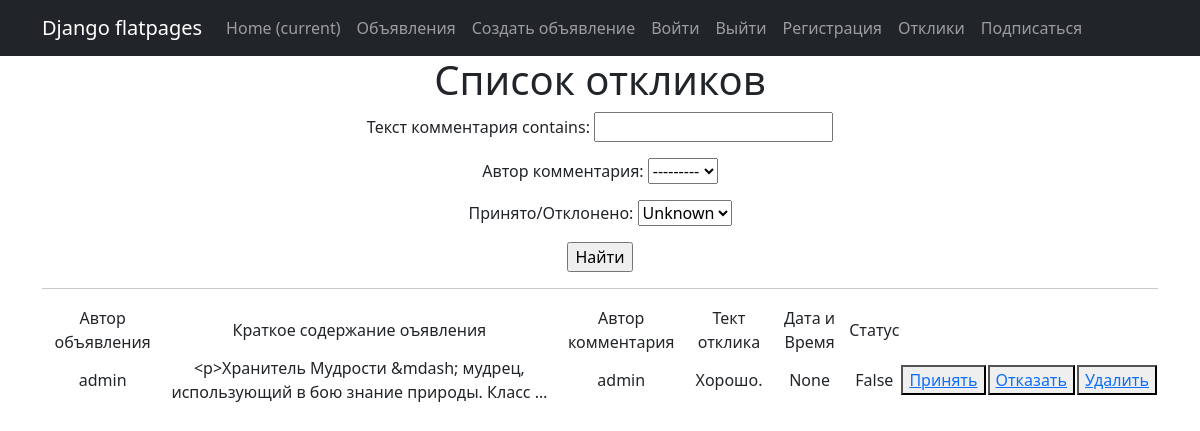
Page /products/responses/ (signed in) on the committed database.
### project/models.py (models this page shows, shortened)
class Responses(models.Model):
    responses_comment = models.ForeignKey(Notice, on_delete=models.CASCADE)  # связь «один ко многим» с моделью Post;
    user_responses = models.ForeignKey(User, on_delete=models.CASCADE, verbose_name='Автор комментария')  #  связь «один ко многим» со встроенной моделью User ;
    text_responses = models.TextField(max_length=255, verbose_name='Текст комментария')  # текст комментария;
    datetime_responses = models.DateTimeField(auto_now_add=True, verbose_name='Дата и время комментария')  # дата и время создания комментария;
    accepted = models.BooleanField(default=False, verbose_name='Принято/Отклонено')

class Notice(models.Model):
    author_name = models.ForeignKey(User, on_delete=models.CASCADE, verbose_name='Имя автора')  # связь «один ко многим» с моделью Author
    datetime_notice = models.DateTimeField(auto_now_add=True, verbose_name='Дата и время поста')  # автоматически добавляемая дата и время создания;
    category_notice = models.ForeignKey(Category, on_delete=models.CASCADE, verbose_name='Категории')  # связь «многие ко многим» с моделью Category (с дополнительной моделью PostCategory);
    header = models.CharField(max_length=255, verbose_name='Заголовок') #  заголовок статьи/новости
    content = RichTextUploadingField(blank=True, null=True, verbose_name='Контент')

### project/views.py (the view)
# urls.py: path('responses/', ResponsesList.as_view(), name='responses'),
class ResponsesList(PermissionRequiredMixin, ListView):
    model = Responses
    form = ResponsesFilter
    template_name = 'all_responses.html'
    context_object_name = 'responses'
    permission_required = 'project.view_responses'  # добавление права создание объекта
    def get_queryset(self):
        queryset = super().get_queryset()
        self.filterset = ResponsesFilter(self.request.GET, queryset)
        return self.filterset.qs
    def get_context_data(self, **kwargs):
        context = super().get_context_data(**kwargs)
        context['filterset'] = self.filterset
        return context

### templates/all_responses.html (shortened to what this page needs)
{% extends 'flatpages/default.html' %}
{% block content %}
   <h1>Список откликов</h1>
   <form action="" method="get">
       {{ filterset.form.as_p }}
       <input type="submit" value="Найти" />
   </form>
   <hr>
   {% if responses %}
       <table>
           <tr>
               <td>Автор объявления</td>
               <td>Краткое содержание оъявления</td>
               <td>Автор комментария</td>
               <td>Тект отклика</td>
               <td>Дата и Время</td>
               <td>Статус</td>
           </tr>
           {% for responses in responses %}
           {% if user.username == responses.responses_comment.author_name.username %}
           <tr>
               <td>{{ responses.responses_comment.author_name }}</td>
               <td>{{ responses.responses_comment.content|truncatewords:10 }}</td>
               <td>{{ responses.user_responses }}</td>
               <td>{{ responses.text_responses }}</td>
               <td>{{ responses.datetime_responses }}</td>
               <td>{{ responses.accepted }}</td>
               <td><button> <a href="{% url 'AcceptedResponses' responses.id %}"> Принять </a></button></td>
               <td><button> <a href="{% url 'RefuseResponses' responses.id %}"> Отказать </a></button></td>
               <td><button> <a href="{% url 'DeleteResponses' responses.id %}"> Удалить </a></button></td>
           </tr>
           {% endif %}
           {% endfor %}
       </table>
   {% else %}
       <h2>Откликов нет!</h2>
   {% endif %}
{% endblock content %}

### rows in the picture
Responses: responses_comment.author_name "admin", responses_comment.content "<p>Хранитель Мудрости &mdash; мудрец, использующий в бою знание природы. Класс …", user_responses "admin", text_responses "Хорошо.", datetime_responses "None", accepted "False"
